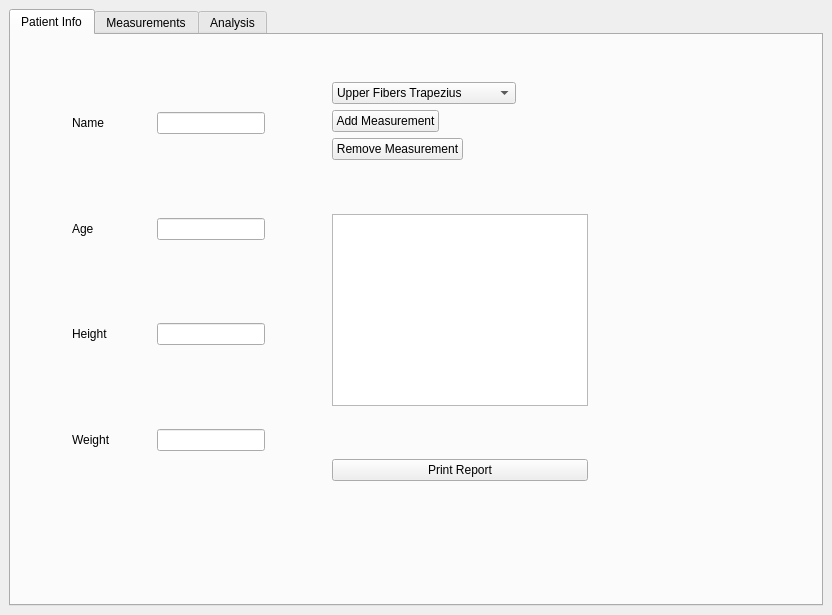
<?xml version="1.0" encoding="UTF-8"?>
<ui version="4.0">
 <class>MainWindow</class>
 <widget class="QMainWindow" name="MainWindow">
  <property name="geometry">
   <rect>
    <x>0</x>
    <y>0</y>
    <width>832</width>
    <height>615</height>
   </rect>
  </property>
  <property name="windowTitle">
   <string>Algometer Application</string>
  </property>
  <widget class="QWidget" name="centralwidget">
   <layout class="QFormLayout" name="formLayout">
    <item row="0" column="0" colspan="2">
     <widget class="QTabWidget" name="tabWidget">
      <property name="tabPosition">
       <enum>QTabWidget::North</enum>
      </property>
      <property name="tabShape">
       <enum>QTabWidget::Rounded</enum>
      </property>
      <property name="currentIndex">
       <number>0</number>
      </property>
      <widget class="QWidget" name="patientInfo">
       <attribute name="title">
        <string>Patient Info</string>
       </attribute>
       <widget class="QWidget" name="layoutWidget">
        <property name="geometry">
         <rect>
          <x>0</x>
          <y>0</y>
          <width>638</width>
          <height>493</height>
         </rect>
        </property>
        <layout class="QHBoxLayout" name="horizontalLayout">
         <item>
          <spacer name="horizontalSpacer">
           <property name="orientation">
            <enum>Qt::Horizontal</enum>
           </property>
           <property name="sizeHint" stdset="0">
            <size>
             <width>40</width>
             <height>20</height>
            </size>
           </property>
          </spacer>
         </item>
         <item>
          <layout class="QVBoxLayout" name="verticalLayout">
           <item>
            <spacer name="verticalSpacer_5">
             <property name="orientation">
              <enum>Qt::Vertical</enum>
             </property>
             <property name="sizeHint" stdset="0">
              <size>
               <width>20</width>
               <height>40</height>
              </size>
             </property>
            </spacer>
           </item>
           <item>
            <layout class="QHBoxLayout" name="horizontalLayout_7">
             <item>
              <widget class="QLabel" name="label_2">
               <property name="text">
                <string>Name</string>
               </property>
              </widget>
             </item>
             <item>
              <spacer name="horizontalSpacer_18">
               <property name="orientation">
                <enum>Qt::Horizontal</enum>
               </property>
               <property name="sizeHint" stdset="0">
                <size>
                 <width>40</width>
                 <height>20</height>
                </size>
               </property>
              </spacer>
             </item>
             <item>
              <widget class="QLineEdit" name="NameBox"/>
             </item>
            </layout>
           </item>
           <item>
            <spacer name="verticalSpacer_4">
             <property name="orientation">
              <enum>Qt::Vertical</enum>
             </property>
             <property name="sizeHint" stdset="0">
              <size>
               <width>20</width>
               <height>40</height>
              </size>
             </property>
            </spacer>
           </item>
           <item>
            <layout class="QHBoxLayout" name="horizontalLayout_8">
             <item>
              <widget class="QLabel" name="label_3">
               <property name="text">
                <string>Age</string>
               </property>
              </widget>
             </item>
             <item>
              <spacer name="horizontalSpacer_17">
               <property name="orientation">
                <enum>Qt::Horizontal</enum>
               </property>
               <property name="sizeHint" stdset="0">
                <size>
                 <width>40</width>
                 <height>20</height>
                </size>
               </property>
              </spacer>
             </item>
             <item>
              <widget class="QLineEdit" name="AgeBox"/>
             </item>
            </layout>
           </item>
           <item>
            <spacer name="verticalSpacer_3">
             <property name="orientation">
              <enum>Qt::Vertical</enum>
             </property>
             <property name="sizeHint" stdset="0">
              <size>
               <width>20</width>
               <height>48</height>
              </size>
             </property>
            </spacer>
           </item>
           <item>
            <layout class="QHBoxLayout" name="horizontalLayout_9">
             <item>
              <widget class="QLabel" name="label_4">
               <property name="text">
                <string>Height</string>
               </property>
              </widget>
             </item>
             <item>
              <spacer name="horizontalSpacer_16">
               <property name="orientation">
                <enum>Qt::Horizontal</enum>
               </property>
               <property name="sizeHint" stdset="0">
                <size>
                 <width>40</width>
                 <height>20</height>
                </size>
               </property>
              </spacer>
             </item>
             <item>
              <widget class="QLineEdit" name="HeightBox"/>
             </item>
            </layout>
           </item>
           <item>
            <spacer name="verticalSpacer_2">
             <property name="orientation">
              <enum>Qt::Vertical</enum>
             </property>
             <property name="sizeHint" stdset="0">
              <size>
               <width>20</width>
               <height>48</height>
              </size>
             </property>
            </spacer>
           </item>
           <item>
            <layout class="QHBoxLayout" name="horizontalLayout_10">
             <item>
              <widget class="QLabel" name="label_5">
               <property name="text">
                <string>Weight</string>
               </property>
              </widget>
             </item>
             <item>
              <spacer name="horizontalSpacer_19">
               <property name="orientation">
                <enum>Qt::Horizontal</enum>
               </property>
               <property name="sizeHint" stdset="0">
                <size>
                 <width>40</width>
                 <height>20</height>
                </size>
               </property>
              </spacer>
             </item>
             <item>
              <widget class="QLineEdit" name="WeightBox"/>
             </item>
            </layout>
           </item>
           <item>
            <spacer name="verticalSpacer">
             <property name="orientation">
              <enum>Qt::Vertical</enum>
             </property>
             <property name="sizeHint" stdset="0">
              <size>
               <width>20</width>
               <height>48</height>
              </size>
             </property>
            </spacer>
           </item>
          </layout>
         </item>
         <item>
          <spacer name="horizontalSpacer_3">
           <property name="orientation">
            <enum>Qt::Horizontal</enum>
           </property>
           <property name="sizeHint" stdset="0">
            <size>
             <width>40</width>
             <height>20</height>
            </size>
           </property>
          </spacer>
         </item>
         <item>
          <layout class="QVBoxLayout" name="verticalLayout_2">
           <item>
            <spacer name="verticalSpacer_6">
             <property name="orientation">
              <enum>Qt::Vertical</enum>
             </property>
             <property name="sizeHint" stdset="0">
              <size>
               <width>20</width>
               <height>40</height>
              </size>
             </property>
            </spacer>
           </item>
           <item>
            <layout class="QFormLayout" name="formLayout_2">
             <item row="0" column="0">
              <widget class="QComboBox" name="comboBox">
               <item>
                <property name="text">
                 <string>Upper Fibers Trapezius</string>
                </property>
               </item>
               <item>
                <property name="text">
                 <string>Tibialis Anterior</string>
                </property>
               </item>
               <item>
                <property name="text">
                 <string>Other (No comparative data)</string>
                </property>
               </item>
               <item>
                <property name="text">
                 <string/>
                </property>
               </item>
              </widget>
             </item>
             <item row="1" column="0">
              <widget class="QPushButton" name="add_measurement_button">
               <property name="text">
                <string>Add Measurement</string>
               </property>
              </widget>
             </item>
             <item row="2" column="0">
              <widget class="QPushButton" name="remove_measurement_button">
               <property name="text">
                <string>Remove Measurement</string>
               </property>
              </widget>
             </item>
            </layout>
           </item>
           <item>
            <spacer name="verticalSpacer_7">
             <property name="orientation">
              <enum>Qt::Vertical</enum>
             </property>
             <property name="sizeHint" stdset="0">
              <size>
               <width>20</width>
               <height>40</height>
              </size>
             </property>
            </spacer>
           </item>
           <item>
            <widget class="QListWidget" name="listWidget">
             <property name="currentRow">
              <number>-1</number>
             </property>
            </widget>
           </item>
           <item>
            <spacer name="verticalSpacer_8">
             <property name="orientation">
              <enum>Qt::Vertical</enum>
             </property>
             <property name="sizeHint" stdset="0">
              <size>
               <width>20</width>
               <height>40</height>
              </size>
             </property>
            </spacer>
           </item>
           <item>
            <widget class="QPushButton" name="PrintButton">
             <property name="text">
              <string>Print Report</string>
             </property>
            </widget>
           </item>
           <item>
            <spacer name="verticalSpacer_9">
             <property name="orientation">
              <enum>Qt::Vertical</enum>
             </property>
             <property name="sizeHint" stdset="0">
              <size>
               <width>20</width>
               <height>40</height>
              </size>
             </property>
            </spacer>
           </item>
          </layout>
         </item>
         <item>
          <spacer name="horizontalSpacer_4">
           <property name="orientation">
            <enum>Qt::Horizontal</enum>
           </property>
           <property name="sizeHint" stdset="0">
            <size>
             <width>40</width>
             <height>20</height>
            </size>
           </property>
          </spacer>
         </item>
        </layout>
       </widget>
      </widget>
      <widget class="QWidget" name="measurementsTab">
       <attribute name="title">
        <string>Measurements</string>
       </attribute>
       <widget class="QTabWidget" name="measurements_tabs">
        <property name="geometry">
         <rect>
          <x>4</x>
          <y>9</y>
          <width>381</width>
          <height>541</height>
         </rect>
        </property>
        <property name="currentIndex">
         <number>0</number>
        </property>
        <widget class="QWidget" name="default_tab">
         <attribute name="title">
          <string>Default</string>
         </attribute>
         <widget class="QWidget" name="layoutWidget">
          <property name="geometry">
           <rect>
            <x>22</x>
            <y>22</y>
            <width>341</width>
            <height>431</height>
           </rect>
          </property>
          <layout class="QGridLayout" name="gridLayout">
           <item row="1" column="2">
            <widget class="QPushButton" name="record_left">
             <property name="text">
              <string>Start
Recording</string>
             </property>
            </widget>
           </item>
           <item row="1" column="3">
            <widget class="QPushButton" name="record_right">
             <property name="text">
              <string>Start
Recording</string>
             </property>
            </widget>
           </item>
           <item row="0" column="2">
            <widget class="QLabel" name="label">
             <property name="font">
              <font>
               <pointsize>16</pointsize>
              </font>
             </property>
             <property name="text">
              <string notr="true">Left Side</string>
             </property>
            </widget>
           </item>
           <item row="0" column="3">
            <widget class="QLabel" name="label_10">
             <property name="font">
              <font>
               <pointsize>16</pointsize>
              </font>
             </property>
             <property name="text">
              <string notr="true">Right Side</string>
             </property>
            </widget>
           </item>
           <item row="5" column="2" colspan="2">
            <widget class="QTableWidget" name="tableWidget">
             <property name="minimumSize">
              <size>
               <width>20</width>
               <height>0</height>
              </size>
             </property>
             <property name="showGrid">
              <bool>true</bool>
             </property>
             <property name="gridStyle">
              <enum>Qt::SolidLine</enum>
             </property>
             <property name="sortingEnabled">
              <bool>false</bool>
             </property>
             <property name="wordWrap">
              <bool>false</bool>
             </property>
             <property name="cornerButtonEnabled">
              <bool>true</bool>
             </property>
             <property name="rowCount">
              <number>8</number>
             </property>
             <property name="columnCount">
              <number>2</number>
             </property>
             <attribute name="horizontalHeaderMinimumSectionSize">
              <number>40</number>
             </attribute>
             <attribute name="horizontalHeaderDefaultSectionSize">
              <number>160</number>
             </attribute>
             <attribute name="verticalHeaderDefaultSectionSize">
              <number>36</number>
             </attribute>
             <row/>
             <row/>
             <row/>
             <row/>
             <row/>
             <row/>
             <row/>
             <row/>
             <column/>
             <column/>
            </widget>
           </item>
          </layout>
         </widget>
        </widget>
       </widget>
      </widget>
      <widget class="QWidget" name="analysisTab">
       <attribute name="title">
        <string>Analysis</string>
       </attribute>
       <widget class="QWidget" name="layoutWidget_5">
        <property name="geometry">
         <rect>
          <x>139</x>
          <y>91</y>
          <width>91</width>
          <height>116</height>
         </rect>
        </property>
        <layout class="QVBoxLayout" name="verticalLayout_4">
         <item>
          <widget class="QLabel" name="label_14">
           <property name="text">
            <string>TextLabel</string>
           </property>
          </widget>
         </item>
         <item>
          <widget class="QPushButton" name="pushButton_3">
           <property name="text">
            <string>PushButton</string>
           </property>
          </widget>
         </item>
         <item>
          <layout class="QHBoxLayout" name="horizontalLayout_11">
           <item>
            <widget class="QLabel" name="label_15">
             <property name="text">
              <string>TextLabel</string>
             </property>
            </widget>
           </item>
           <item>
            <widget class="QCheckBox" name="checkBox_6">
             <property name="text">
              <string/>
             </property>
            </widget>
           </item>
          </layout>
         </item>
         <item>
          <layout class="QHBoxLayout" name="horizontalLayout_12">
           <item>
            <widget class="QLabel" name="label_16">
             <property name="text">
              <string>TextLabel</string>
             </property>
            </widget>
           </item>
           <item>
            <widget class="QCheckBox" name="checkBox_7">
             <property name="text">
              <string/>
             </property>
            </widget>
           </item>
          </layout>
         </item>
        </layout>
       </widget>
       <widget class="QWidget" name="layoutWidget">
        <property name="geometry">
         <rect>
          <x>41</x>
          <y>91</y>
          <width>91</width>
          <height>116</height>
         </rect>
        </property>
        <layout class="QVBoxLayout" name="left_button_arrangement">
         <item>
          <widget class="QLabel" name="left_label">
           <property name="text">
            <string>TextLabel</string>
           </property>
          </widget>
         </item>
         <item>
          <widget class="QPushButton" name="left_button">
           <property name="text">
            <string>PushButton</string>
           </property>
          </widget>
         </item>
         <item>
          <layout class="QHBoxLayout" name="value_and_checkbox">
           <item>
            <widget class="QLabel" name="label_1">
             <property name="text">
              <string>TextLabel</string>
             </property>
            </widget>
           </item>
           <item>
            <widget class="QCheckBox" name="checkbox_1">
             <property name="text">
              <string/>
             </property>
            </widget>
           </item>
          </layout>
         </item>
         <item>
          <layout class="QHBoxLayout" name="value_and_checkbox_2">
           <item>
            <widget class="QLabel" name="label_6">
             <property name="text">
              <string>TextLabel</string>
             </property>
            </widget>
           </item>
           <item>
            <widget class="QCheckBox" name="checkbox_2">
             <property name="text">
              <string/>
             </property>
            </widget>
           </item>
          </layout>
         </item>
        </layout>
       </widget>
      </widget>
     </widget>
    </item>
   </layout>
  </widget>
 </widget>
 <resources/>
 <connections/>
</ui>
